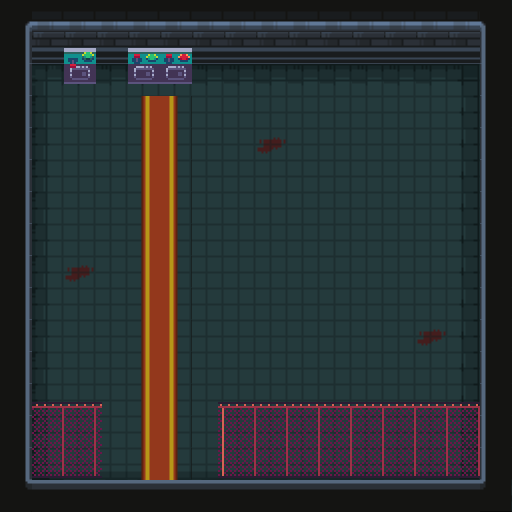

Tiled map render using the project's own tile images. Description and the whole map definition, tile-layer contents included, below:
An orthogonal 16x16 tile map with 32x32 px tiles, 4 tile layers (Floor, Wall Graphics, Objects Graphics, Top Wall Graphics), 3 tilesets and 13 objects.

<map version="1.10" tiledversion="1.11.2" orientation="orthogonal" renderorder="right-down" width="16" height="16" tilewidth="32" tileheight="32" infinite="0" nextlayerid="9" nextobjectid="26">
 <tileset firstgid="1" source="../assets/TSX Map Files/Dungeon Tiles.tsx" />
 <tileset firstgid="1154" source="../assets/TSX Map Files/Laboratory.tsx" />
 <tileset firstgid="1346" source="../assets/TSX Map Files/Laboratory2.tsx" />
 <layer id="1" name="Floor" width="16" height="16">
  <data encoding="csv">
0,0,0,0,0,0,0,0,0,0,0,0,0,0,0,0,
0,0,0,0,0,0,0,0,0,0,0,0,0,0,0,0,
0,5,6,6,6,6,6,6,6,6,6,6,6,6,7,0,
0,30,31,31,31,31,31,31,31,31,31,31,31,31,32,0,
0,30,31,31,31,31,31,31,31,31,31,31,31,31,32,0,
0,30,31,31,31,31,31,31,31,31,31,31,31,31,32,0,
0,30,31,31,31,31,31,31,31,31,31,31,31,31,32,0,
0,30,31,31,31,31,31,31,31,31,31,31,31,31,32,0,
0,30,31,31,31,31,31,31,31,31,31,31,31,31,32,0,
0,30,31,31,31,31,31,31,31,31,31,31,31,31,32,0,
0,30,31,31,31,31,31,31,31,31,31,31,31,31,32,0,
0,30,31,31,31,31,31,31,31,31,31,31,31,31,32,0,
0,30,31,31,31,31,31,31,31,31,31,31,31,31,32,0,
0,30,31,31,31,31,31,31,31,31,31,31,31,31,32,0,
0,55,56,56,56,56,56,56,56,56,56,56,56,56,57,0,
0,0,0,0,0,0,0,0,0,0,0,0,0,0,0,0
</data>
 </layer>
 <layer id="2" name="Wall Graphics" width="16" height="16">
  <data encoding="csv">
104,102,102,102,102,102,102,102,102,102,102,102,102,102,102,105,
129,52,52,52,52,52,52,52,52,52,52,52,52,52,52,130,
129,0,0,0,0,0,0,0,0,0,0,0,0,0,0,130,
129,0,0,0,0,0,0,0,0,0,0,0,0,0,0,130,
129,0,0,0,0,0,0,0,0,0,0,0,0,0,0,130,
129,0,0,0,0,0,0,0,0,0,0,0,0,0,0,130,
129,0,0,0,0,0,0,0,0,0,0,0,0,0,0,130,
129,0,0,0,0,0,0,0,0,0,0,0,0,0,0,130,
129,0,0,0,0,0,0,0,0,0,0,0,0,0,0,130,
129,0,0,0,0,0,0,0,0,0,0,0,0,0,0,130,
129,0,0,0,0,0,0,0,0,0,0,0,0,0,0,130,
129,0,0,0,0,0,0,0,0,0,0,0,0,0,0,130,
129,0,0,0,0,0,0,0,0,0,0,0,0,0,0,130,
129,0,0,0,0,0,0,0,0,0,0,0,0,0,0,130,
129,0,0,0,0,0,0,0,0,0,0,0,0,0,0,130,
154,77,77,77,0,0,77,77,77,77,77,77,77,77,77,155
</data>
 </layer>
 <layer id="3" name="Objects Graphics" width="16" height="16">
  <data encoding="csv">
0,0,0,0,0,0,0,0,0,0,0,0,0,0,0,0,
0,0,1511,0,1512,1515,0,0,0,0,0,0,0,0,0,0,
0,0,1548,0,1549,1552,0,0,0,0,0,0,0,0,0,0,
0,0,0,0,306,307,0,0,0,0,0,0,0,0,0,0,
0,0,0,0,306,307,0,0,285,0,0,0,0,0,0,0,
0,0,0,0,306,307,0,0,0,0,0,0,0,0,0,0,
0,0,0,0,306,307,0,0,0,0,0,0,0,0,0,0,
0,0,0,0,306,307,0,0,0,0,0,0,0,0,0,0,
0,0,285,0,306,307,0,0,0,0,0,0,0,0,0,0,
0,0,0,0,306,307,0,0,0,0,0,0,0,0,0,0,
0,0,0,0,306,307,0,0,0,0,0,0,0,285,0,0,
0,0,0,0,306,307,0,0,0,0,0,0,0,0,0,0,
0,0,0,0,306,307,0,0,0,0,0,0,0,0,0,0,
0,0,0,0,306,307,0,0,0,0,0,0,0,0,0,0,
0,0,0,0,306,307,0,0,0,0,0,0,0,0,0,0,
0,0,0,0,0,0,0,0,0,0,0,0,0,0,0,0
</data>
 </layer>
 <layer id="8" name="Top Wall Graphics" width="16" height="16">
  <data encoding="csv">
0,0,0,0,0,0,0,0,0,0,0,0,0,0,0,0,
0,0,0,0,0,0,0,0,0,0,0,0,0,0,0,0,
0,0,0,0,0,0,0,0,0,0,0,0,0,0,0,0,
0,0,0,0,0,0,0,0,0,0,0,0,0,0,0,0,
0,0,0,0,0,0,0,0,0,0,0,0,0,0,0,0,
0,0,0,0,0,0,0,0,0,0,0,0,0,0,0,0,
0,0,0,0,0,0,0,0,0,0,0,0,0,0,0,0,
0,0,0,0,0,0,0,0,0,0,0,0,0,0,0,0,
0,0,0,0,0,0,0,0,0,0,0,0,0,0,0,0,
0,0,0,0,0,0,0,0,0,0,0,0,0,0,0,0,
0,0,0,0,0,0,0,0,0,0,0,0,0,0,0,0,
0,0,0,0,0,0,0,0,0,0,0,0,0,0,0,0,
0,1242,1243,1244,0,0,1241,1242,1243,1242,1243,1242,1243,1242,1243,0,
0,1254,1255,1256,0,0,1253,1254,1255,1254,1255,1254,1255,1254,1255,0,
0,1266,1267,1268,0,0,1265,1266,1267,1266,1267,1266,1267,1266,1267,0,
0,0,0,0,77,77,0,0,0,0,0,0,0,0,0,0
</data>
 </layer>
 <objectgroup id="7" name="Walls">
  <object id="7" x="0" y="0" width="512" height="64" />
  <object id="9" x="480" y="64" width="32" height="416" />
  <object id="10" x="0" y="64" width="32" height="416" />
  <object id="11" x="0" y="480" width="128" height="32" />
  <object id="12" x="192" y="480" width="320" height="32" />
  <object id="13" x="320" y="96" width="32" height="96" />
  <object id="14" x="416" y="96" width="32" height="96" />
  <object id="15" x="352" y="96" width="64" height="32" />
  <object id="17" x="128" y="64" width="64" height="32" />
  <object id="18" x="64" y="64" width="32" height="32" />
 </objectgroup>
 <objectgroup id="5" name="Entry">
  <object id="5" x="128" y="416" width="32" height="32" />
 </objectgroup>
 <objectgroup id="6" name="DialogueTile">
  <object id="25" x="128" y="96" width="64" height="32" />
 </objectgroup>
 <objectgroup id="4" name="Teleporter">
  <object id="1" x="320" y="96" width="128" height="96" />
 </objectgroup>
</map>
